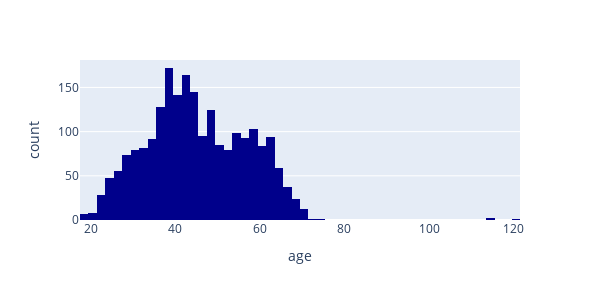

Source (notebook cell):
### Markdown cell above
### Handling outliers
Outlier are completely different data (numerical data type) from the dataset.

### Code cell
viz_dist(df, 'age')

### Figure 1 — Plotly figure (JSON) as saved in the notebook; plotly's stock layout.template omitted (floating-point values rounded to 4 significant figures; data arrays with more than 128 entries replaced by an {"elided": "..."} marker saying what was removed)
{"data": [{"alignmentgroup": "True", "bingroup": "x", "hovertemplate": "age=%{x}<br>count=%{y}<extra></extra>", "legendgroup": "", "marker": {"color": "darkblue", "pattern": {"shape": ""}}, "name": "", "offsetgroup": "", "orientation": "v", "showlegend": false, "type": "histogram", "x": {"elided": "2216 int values"}, "xaxis": "x", "yaxis": "y"}], "layout": {"barmode": "relative", "height": 300, "legend": {"tracegroupgap": 0}, "margin": {"t": 60}, "width": 600, "xaxis": {"anchor": "y", "domain": [0, 1], "title": {"text": "age"}}, "yaxis": {"anchor": "x", "domain": [0, 1], "title": {"text": "count"}}}}
